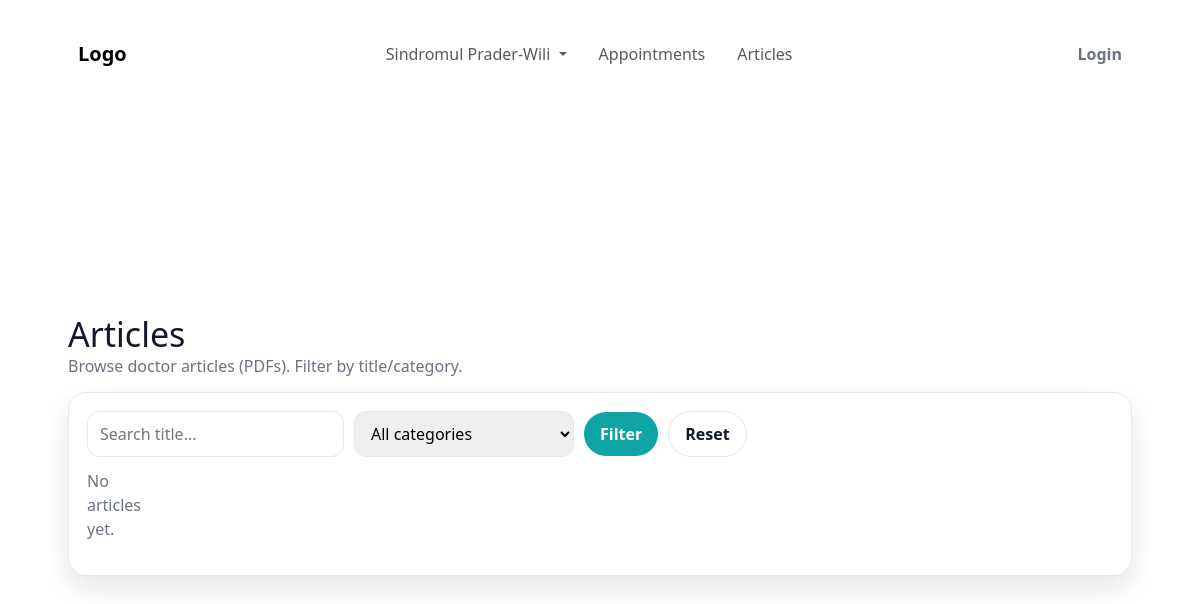
/articles/, run on an earlier commit of the app's database.
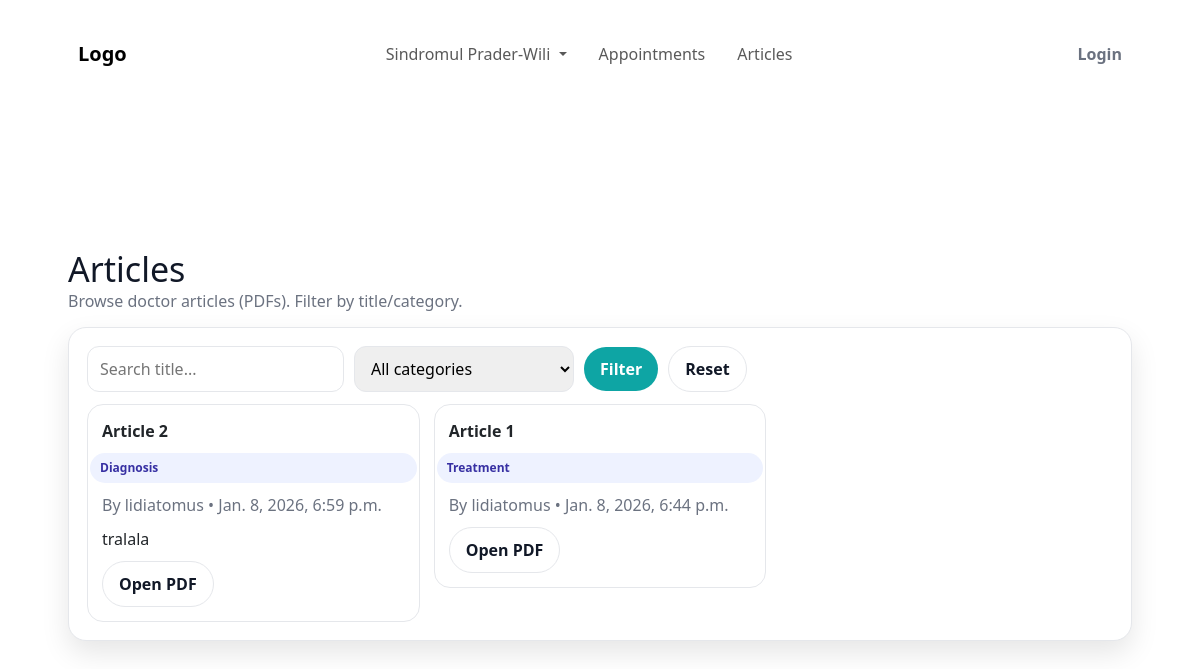
And on a later commit of the database.
### articles/models.py (models this page shows, shortened)
class Article(models.Model):
    CATEGORY_CHOICES = [
        ("treatment", "Treatment"),
        ("diagnosis", "Diagnosis"),
        ("nutrition", "Nutrition"),
        ("rehab", "Rehab"),
        ("other", "Other"),
    ]
    title = models.CharField(max_length=200)
    category = models.CharField(max_length=30, choices=CATEGORY_CHOICES, default="other")
    summary = models.TextField(blank=True)
    pdf = models.FileField(upload_to="articles_pdfs/", blank=True, null=True)
    author = models.ForeignKey(settings.AUTH_USER_MODEL, on_delete=models.CASCADE, related_name="articles")
    created_at = models.DateTimeField(auto_now_add=True)
    updated_at = models.DateTimeField(auto_now=True)
    class Meta:
        ordering = ["-created_at"]

### articles/views.py (the view)
# urls.py: path("", views.article_list, name="list"),            # public
def article_list(request):
    qs = Article.objects.select_related("author").all()
    q = (request.GET.get("q") or "").strip()
    cat = (request.GET.get("cat") or "").strip()
    if q:
        qs = qs.filter(title__icontains=q)
    if cat:
        qs = qs.filter(category=cat)
    categories = Article.CATEGORY_CHOICES
    return render(request, "articles/article_list.html", {
        "articles": qs,
        "q": q,
        "cat": cat,
        "categories": categories,
    })

### articles/templates/articles/article_list.html (shortened to what this page needs)
{% load static %}
<!doctype html>
<html lang="en">
<head>
  <link rel="stylesheet" href="{% static 'css/style.css' %}">
  <link rel="stylesheet" href="https://cdn.jsdelivr.net/npm/bootstrap@5.3.3/dist/css/bootstrap.min.css">
</head>
      {% include "index/navbar.html" %}
<body>
  <main class="container">
    <div class="top">
      <div>
        <h1>Articles</h1>
        <div class="muted">Browse doctor articles (PDFs). Filter by title/category.</div>
      </div>
    </div>
    <div class="card">
      <form class="filters" method="get">
        <input type="text" name="q" placeholder="Search title..." value="{{ q }}">
        <select name="cat">
          <option value="">All categories</option>
        </select>
        <button class="btn" type="submit">Filter</button>
        <a class="btn btn-ghost" href="{% url 'articles:list' %}">Reset</a>
      </form>
      <div class="grid">
        {% for a in articles %}
          <div class="item">
            <div class="article">
              <div class="row">
                <strong>{{ a.title }}</strong>
                <span class="pill">{{ a.get_category_display }}</span>
              </div>
              <div class="muted">By {{ a.author.username }} • {{ a.created_at }}</div>
              {% if a.summary %}
                <div>{{ a.summary|linebreaksbr }}</div>
              {% endif %}
              <div class="actions">
                {% if a.pdf %}
                  <a class="btn btn-ghost" href="{{ a.pdf.url }}" target="_blank">Open PDF</a>
                {% else %}
                  <span class="muted">No PDF uploaded</span>
                {% endif %}
              </div>
            </div>
          </div>
        {% empty %}
          <p class="muted">No articles yet.</p>
        {% endfor %}
      </div>
    </div>
  </main>
</body>
</html>

What changed in the data, as far as the page shows it:
added Article: title "Article 2", category "Diagnosis", author.username "lidiatomus", created_at "Jan. 8, 2026, 6:59 p.m.", summary "tralala"
added Article: title "Article 1", category "Treatment", author.username "lidiatomus", created_at "Jan. 8, 2026, 6:44 p.m."
Also different on the page:
text no longer shown: "No articles yet."
